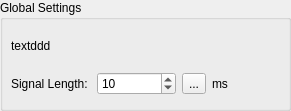
   <widget class="QGroupBox" name="groupBox">
    <property name="geometry">
     <rect>
      <x>460</x>
      <y>0</y>
      <width>291</width>
      <height>111</height>
     </rect>
    </property>
    <property name="title">
     <string>Global Settings</string>
    </property>
    <widget class="QLabel" name="labelSamplingRateAndMaxFreq">
     <property name="geometry">
      <rect>
       <x>11</x>
       <y>30</y>
       <width>291</width>
       <height>31</height>
      </rect>
     </property>
     <property name="font">
      <font>
       <pointsize>9</pointsize>
      </font>
     </property>
     <property name="text">
      <string>textddd</string>
     </property>
    </widget>
    <widget class="QWidget" name="layoutWidget">
     <property name="geometry">
      <rect>
       <x>11</x>
       <y>70</y>
       <width>281</width>
       <height>27</height>
      </rect>
     </property>
     <layout class="QHBoxLayout" name="horizontalLayout_2">
      <item>
       <widget class="QLabel" name="label_14">
        <property name="text">
         <string>Signal Length:</string>
        </property>
       </widget>
      </item>
      <item>
       <widget class="QSpinBox" name="spinBoxLength">
        <property name="minimum">
         <number>1</number>
        </property>
        <property name="maximum">
         <number>9999</number>
        </property>
        <property name="value">
         <number>10</number>
        </property>
       </widget>
      </item>
      <item>
       <widget class="QToolButton" name="toolButtonLength">
        <property name="text">
         <string>...</string>
        </property>
       </widget>
      </item>
      <item>
       <widget class="QLabel" name="label_33">
        <property name="text">
         <string>ms</string>
        </property>
       </widget>
      </item>
     </layout>
    </widget>
   </widget>
